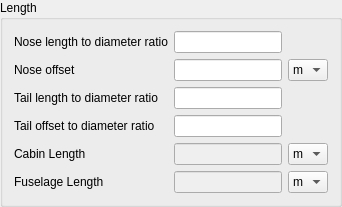
           <widget class="QGroupBox" name="fuse_len_gb">
            <property name="title">
             <string>Length</string>
            </property>
            <layout class="QVBoxLayout" name="verticalLayout_20">
             <item>
              <layout class="QGridLayout" name="gridLayout_13">
               <item row="3" column="1">
                <widget class="QLineEdit" name="tail_offset2diameter_inp"/>
               </item>
               <item row="1" column="1">
                <widget class="QLineEdit" name="nose_offset_inp"/>
               </item>
               <item row="4" column="2">
                <widget class="QComboBox" name="cabin_length_m_comb">
                 <item>
                  <property name="text">
                   <string>m</string>
                  </property>
                 </item>
                 <item>
                  <property name="text">
                   <string>ft</string>
                  </property>
                 </item>
                </widget>
               </item>
               <item row="2" column="1">
                <widget class="QLineEdit" name="tail_length2diameter_inp"/>
               </item>
               <item row="0" column="0">
                <widget class="QLabel" name="label_30">
                 <property name="text">
                  <string>Nose length to diameter ratio</string>
                 </property>
                </widget>
               </item>
               <item row="4" column="1">
                <widget class="QLineEdit" name="cabin_length_out">
                 <property name="enabled">
                  <bool>false</bool>
                 </property>
                </widget>
               </item>
               <item row="1" column="0">
                <widget class="QLabel" name="label_31">
                 <property name="text">
                  <string>Nose offset</string>
                 </property>
                </widget>
               </item>
               <item row="4" column="0">
                <widget class="QLabel" name="label_32">
                 <property name="text">
                  <string>Cabin Length</string>
                 </property>
                </widget>
               </item>
               <item row="1" column="2">
                <widget class="QComboBox" name="nose_offset_m_comb">
                 <item>
                  <property name="text">
                   <string>m</string>
                  </property>
                 </item>
                 <item>
                  <property name="text">
                   <string>ft</string>
                  </property>
                 </item>
                </widget>
               </item>
               <item row="3" column="0">
                <widget class="QLabel" name="label_46">
                 <property name="text">
                  <string>Tail offset to diameter ratio</string>
                 </property>
                </widget>
               </item>
               <item row="2" column="0">
                <widget class="QLabel" name="label_45">
                 <property name="text">
                  <string>Tail length to diameter ratio</string>
                 </property>
                </widget>
               </item>
               <item row="0" column="1">
                <widget class="QLineEdit" name="nose_length2diameter_inp"/>
               </item>
               <item row="5" column="0">
                <widget class="QLabel" name="label_4">
                 <property name="text">
                  <string>Fuselage Length</string>
                 </property>
                </widget>
               </item>
               <item row="5" column="1">
                <widget class="QLineEdit" name="fuse_length_out">
                 <property name="enabled">
                  <bool>false</bool>
                 </property>
                </widget>
               </item>
               <item row="5" column="2">
                <widget class="QComboBox" name="fuse_length_m_comb">
                 <item>
                  <property name="text">
                   <string>m</string>
                  </property>
                 </item>
                 <item>
                  <property name="text">
                   <string>ft</string>
                  </property>
                 </item>
                </widget>
               </item>
              </layout>
             </item>
            </layout>
           </widget>
